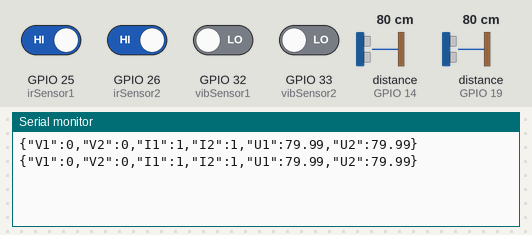
This sketch was run on a simulated ESP32. Shown: the last lines printed to the serial monitor. Wiring (inferred from the names in the program): 2 × ultrasonic range finder: trigger GPIO 18, echo GPIO 19 / trigger GPIO 27, echo GPIO 14. Inputs (shaded band) come from the test bench; at power-on: GPIO 25 (irSensor1), GPIO 26 (irSensor2) HIGH, GPIO 32 (vibSensor1), GPIO 33 (vibSensor2) LOW, distance to the obstacle (sensors on GPIO 14, GPIO 19) 80 cm. The echo pulse lasts 58.3 µs per cm.

Above: at 1.2 s.
1.3 s: distance to the obstacle (sensor on GPIO 14) set to 2 cm
At 1.9 s:
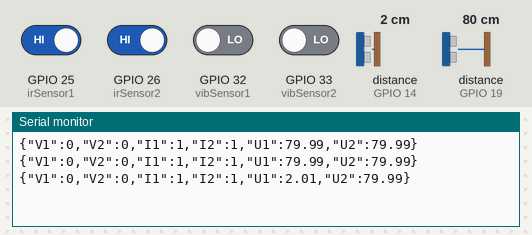
2.8 s: distance to the obstacle (sensor on GPIO 19) set to 2 cm
At 2.81 s:
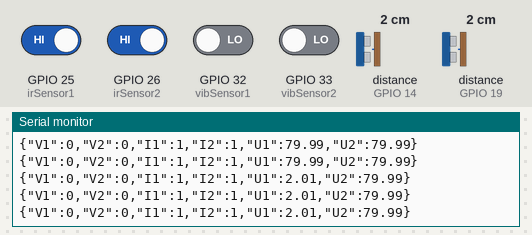
4.3 s: GPIO 25 (irSensor1) driven LOW
At 4.81 s:
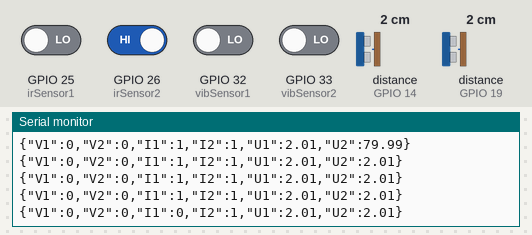
5.8 s: GPIO 26 (irSensor2) driven LOW
At 6.31 s:
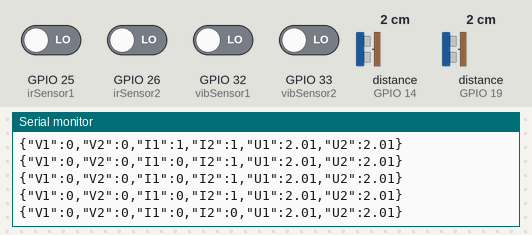
7.3 s: GPIO 32 (vibSensor1) driven HIGH
At 7.81 s:
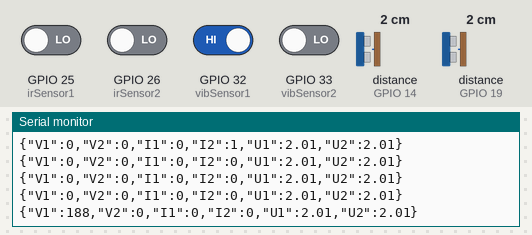
8.8 s: GPIO 33 (vibSensor2) driven HIGH
At 9.31 s:
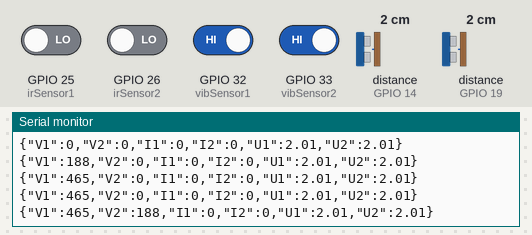
Timing chart, 0 to 11.3 s (numbered marks = the images above; inputs shaded):
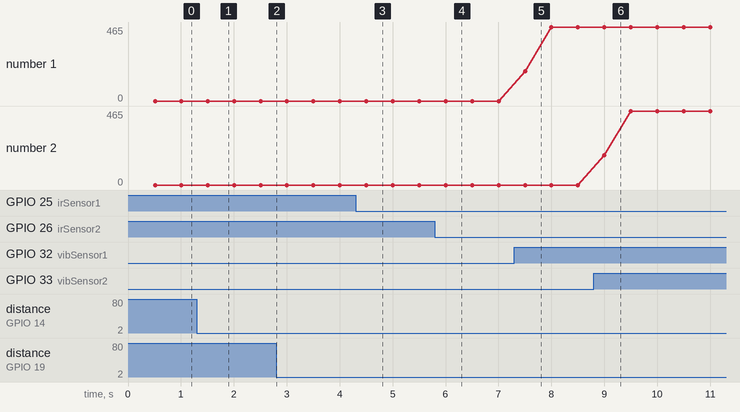

Measured:
- after the input at 1.3 s, the serial monitor: prints a new line after 0.21 s (image 1)
- after the input at 4.3 s, the serial monitor: prints a new line after 0.20 s (image 3)
- after the input at 5.8 s, the serial monitor: prints a new line after 0.20 s (image 4)
- after the input at 7.3 s, the serial monitor: prints a new line after 0.20 s (image 5)
- after the input at 8.8 s, the serial monitor: prints a new line after 0.20 s (image 6)
- plotted number 1: 0 → 465 after the input at 7.3 s

The sketch:

esp32_led_control.ino
```cpp
// Vibration Sensors (SW-420)
const int vibSensor1 = 32;
const int vibSensor2 = 33;
int vibCount1 = 0;
int vibCount2 = 0;

// IR Sensors
const int irSensor1 = 25;
const int irSensor2 = 26;

// Ultrasonic Sensors (HC-SR04)
const int trig1 = 27;
const int echo1 = 14;
const int trig2 = 18;
const int echo2 = 19;

unsigned long lastSendTime = 0;
const int sendInterval = 500; // 500ms পরপর ডেটা পাঠাবে

void setup() {
  Serial.begin(115200);

  // Vibration Pins
  pinMode(vibSensor1, INPUT);
  pinMode(vibSensor2, INPUT);

  // IR Pins
  pinMode(irSensor1, INPUT);
  pinMode(irSensor2, INPUT);

  // Ultrasonic Pins
  pinMode(trig1, OUTPUT);
  pinMode(echo1, INPUT);
  pinMode(trig2, OUTPUT);
  pinMode(echo2, INPUT);
}

// আল্ট্রাসনিক সেন্সর থেকে দূরত্ব মাপার ফাংশন
float getDistance(int trigPin, int echoPin) {
  digitalWrite(trigPin, LOW);
  delayMicroseconds(2);
  digitalWrite(trigPin, HIGH);
  delayMicroseconds(10);
  digitalWrite(trigPin, LOW);

  // 30ms টাইমআউট (যাতে সেন্সর হ্যাং না হয়)
  long duration = pulseIn(echoPin, HIGH, 30000);
  if (duration == 0) return -1.0; // এরর বা রেঞ্জের বাইরে হলে -1 রিটার্ন করবে
  return (duration * 0.0343) / 2.0; // সেন্টিমিটারে দূরত্ব (cm)
}

void loop() {
  // ভাইব্রেশন রিড করা
  if (digitalRead(vibSensor1) == HIGH) vibCount1++;
  if (digitalRead(vibSensor2) == HIGH) vibCount2++;

  unsigned long currentTime = millis();
  if (currentTime - lastSendTime >= sendInterval) {
    // IR রিড করা
    int ir1 = digitalRead(irSensor1);
    int ir2 = digitalRead(irSensor2);

    // Ultrasonic রিড করা
    float dist1 = getDistance(trig1, echo1);
    float dist2 = getDistance(trig2, echo2);

    // ডেটা JSON ফরম্যাটে পিসিতে পাঠানো
    Serial.print("{");
    Serial.print("\"V1\":"); Serial.print(vibCount1); Serial.print(",");
    Serial.print("\"V2\":"); Serial.print(vibCount2); Serial.print(",");
    Serial.print("\"I1\":"); Serial.print(ir1); Serial.print(",");
    Serial.print("\"I2\":"); Serial.print(ir2); Serial.print(",");
    Serial.print("\"U1\":"); Serial.print(dist1); Serial.print(",");
    Serial.print("\"U2\":"); Serial.print(dist2);
    Serial.println("}");

    // কাউন্টার রিসেট করা
    vibCount1 = 0;
    vibCount2 = 0;
    lastSendTime = currentTime;
  }

  delay(1);
}
```
